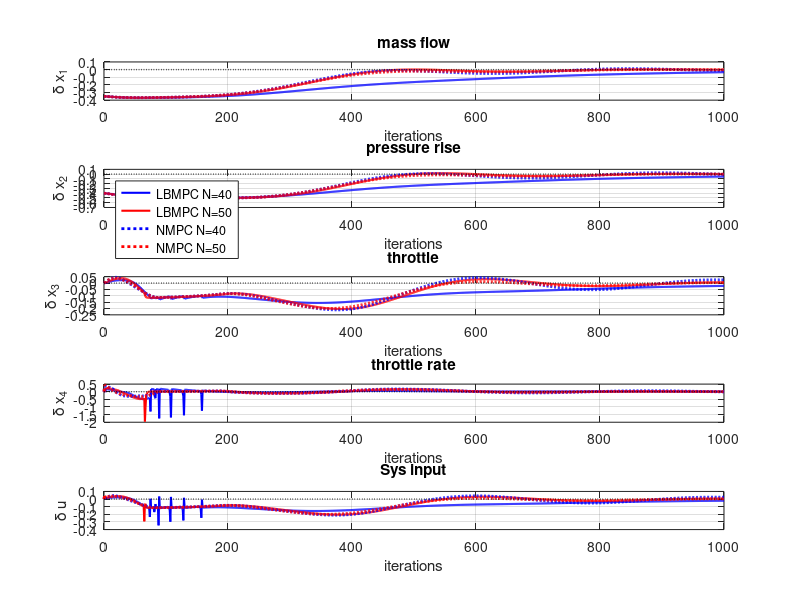

The MATLAB script that drew this image:
close all;
addpath('./data/')
%% Load data
LBMPC40=load('LBMPC_N40_sys.mat');
LBMPC50=load('LBMPC_N50_sys_newP_newpoly_k1cons.mat');

NMPC40=load('NMPC_N40_sys_full.mat');
NMPC50=load('NMPC_N50_sys_full.mat');

%% Plot
iterations=size(NMPC50.sysH,2)-1;

figure;
subplot(5,1,1);
plot(0:iterations, LBMPC40.sysHistory(1,:),'Linewidth',1.5,'Color','b'); hold on;
plot(0:iterations, LBMPC50.sysH(1,:),'Linewidth',1.5,'Color','r'); hold on;
plot(0:iterations, NMPC40.sysH(1,:),'Linewidth',2,'Color','b','LineStyle',':'); hold on;
plot(0:iterations, NMPC50.sysH(1,:),'Linewidth',2,'Color','r','LineStyle',':'); hold on;
plot(0:iterations,0*(0:iterations),'Linewidth',1,'LineStyle',':','Color','k'); 
grid on;
xlabel('iterations');
ylabel('\delta x_1');
title('mass flow');


subplot(5,1,2);
plot(0:iterations, LBMPC40.sysHistory(2,:),'Linewidth',1.5,'Color','b'); hold on;
plot(0:iterations, LBMPC50.sysH(2,:),'Linewidth',1.5,'Color','r'); hold on;
plot(0:iterations, NMPC40.sysH(2,:),'Linewidth',2,'Color','b','LineStyle',':'); hold on;
plot(0:iterations, NMPC50.sysH(2,:),'Linewidth',2,'Color','r','LineStyle',':'); hold on;
plot(0:iterations,0*(0:iterations),'Linewidth',1,'LineStyle',':','Color','k'); 
grid on;
xlabel('iterations');
ylabel('\delta x_2');
title('pressure rise');
legend({'LBMPC N=40', 'LBMPC N=50', 'NMPC N=40','NMPC N=50'},'Location','northwest')

subplot(5,1,3);
plot(0:iterations, LBMPC40.sysHistory(3,:),'Linewidth',1.5,'Color','b'); hold on;
plot(0:iterations, LBMPC50.sysH(3,:),'Linewidth',1.5,'Color','r'); hold on;
plot(0:iterations, NMPC40.sysH(3,:),'Linewidth',2,'Color','b','LineStyle',':'); hold on;
plot(0:iterations, NMPC50.sysH(3,:),'Linewidth',2,'Color','r','LineStyle',':'); hold on;
plot(0:iterations,0*(0:iterations),'Linewidth',1,'LineStyle',':','Color','k'); 
grid on;
xlabel('iterations');
ylabel('\delta x_3');
title('throttle');

subplot(5,1,4);
plot(0:iterations, LBMPC40.sysHistory(4,:),'Linewidth',1.5,'Color','b'); hold on;
plot(0:iterations, LBMPC50.sysH(4,:),'Linewidth',1.5,'Color','r'); hold on;
plot(0:iterations, NMPC40.sysH(4,:),'Linewidth',2,'Color','b','LineStyle',':'); hold on;
plot(0:iterations, NMPC50.sysH(4,:),'Linewidth',2,'Color','r','LineStyle',':'); hold on;
plot(0:iterations,0*(0:iterations),'Linewidth',1,'LineStyle',':','Color','k'); 
grid on;
xlabel('iterations');
ylabel('\delta x_4');
title('throttle rate');

subplot(5,1,5);
plot(0:iterations, LBMPC40.sysHistory(5,:),'Linewidth',1.5,'Color','b'); hold on;
plot(0:iterations, LBMPC50.sysH(5,:),'Linewidth',1.5,'Color','r'); hold on;
plot(0:iterations, NMPC40.sysH(5,:),'Linewidth',2,'Color','b','LineStyle',':'); hold on;
plot(0:iterations, NMPC50.sysH(5 ,:),'Linewidth',2,'Color','r','LineStyle',':'); hold on;
plot(0:iterations,0*(0:iterations),'Linewidth',1,'LineStyle',':','Color','k'); 
grid on;
xlabel('iterations');
ylabel('\delta u');
title('Sys input');

